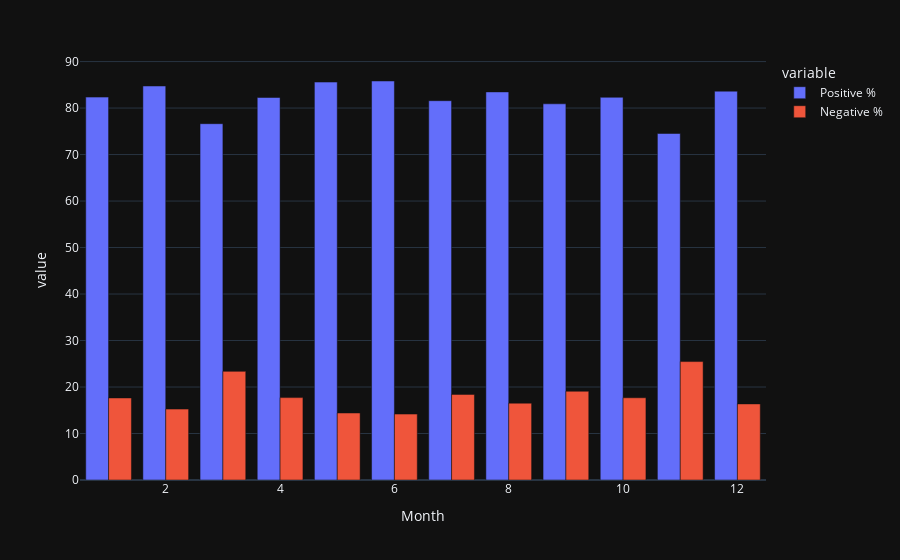

The cell this chart's notebook holds for it:
### Code cell
fig = px.bar(month_group_sent, x='Month', y=['Positive %', 'Negative %'], barmode='group', template='plotly_dark')
fig.show()

### Figure 1 — Plotly figure (JSON) as saved in the notebook; plotly's stock layout.template omitted (floating-point values rounded to 4 significant figures)
{"data": [{"alignmentgroup": "True", "hovertemplate": "variable=Positive %<br>Month=%{x}<br>value=%{y}<extra></extra>", "legendgroup": "Positive %", "marker": {"color": "#636efa", "pattern": {"shape": ""}}, "name": "Positive %", "offsetgroup": "Positive %", "orientation": "v", "showlegend": true, "textposition": "auto", "type": "bar", "x": [1, 2, 3, 4, 5, 6, 7, 8, 9, 10, 11, 12], "xaxis": "x", "y": [82.35, 84.75, 76.64, 82.28, 85.59, 85.82, 81.59, 83.47, 80.91, 82.32, 74.53, 83.64], "yaxis": "y"}, {"alignmentgroup": "True", "hovertemplate": "variable=Negative %<br>Month=%{x}<br>value=%{y}<extra></extra>", "legendgroup": "Negative %", "marker": {"color": "#EF553B", "pattern": {"shape": ""}}, "name": "Negative %", "offsetgroup": "Negative %", "orientation": "v", "showlegend": true, "textposition": "auto", "type": "bar", "x": [1, 2, 3, 4, 5, 6, 7, 8, 9, 10, 11, 12], "xaxis": "x", "y": [17.65, 15.25, 23.36, 17.72, 14.41, 14.18, 18.41, 16.53, 19.09, 17.68, 25.47, 16.36], "yaxis": "y"}], "layout": {"barmode": "group", "legend": {"title": {"text": "variable"}, "tracegroupgap": 0}, "margin": {"t": 60}, "xaxis": {"anchor": "y", "domain": [0, 1], "title": {"text": "Month"}}, "yaxis": {"anchor": "x", "domain": [0, 1], "title": {"text": "value"}}}}
